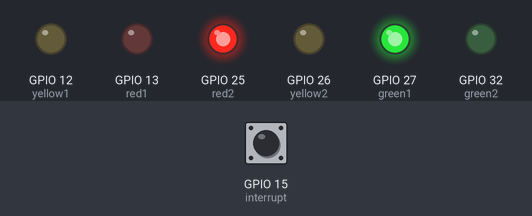
A sketch run on a simulated ESP32. On the bench: output pins drawn as LEDs (lit = HIGH). The inputs (shaded band) are chosen by the test bench; at power-on: GPIO 15 (interrupt) HIGH.

Above: at 4.3 s.
4.4 s: GPIO 15 (interrupt) pulled LOW for 1 s
At 10.0 s:
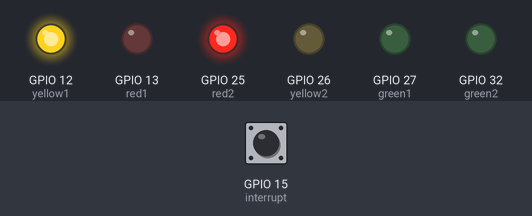
At 12.7 s:
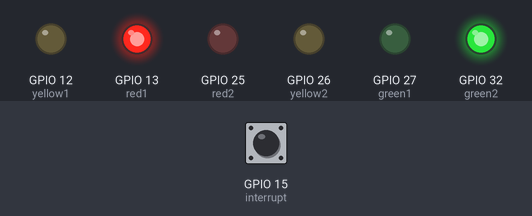
Timing chart, 0 to 18.9 s (numbered marks = the images above; inputs shaded):
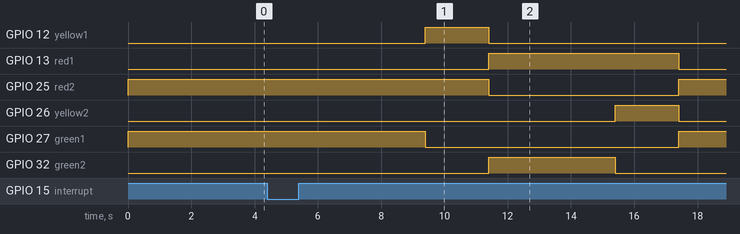

Measured:
- after the input at 4.4 s, GPIO 12 (yellow1): LOW → HIGH after 5.0 s, → LOW 2.0 s later; GPIO 13 (red1): LOW → HIGH after 7.0 s, → LOW 6.0 s later; GPIO 25 (red2): HIGH → LOW after 7.0 s, → HIGH 6.0 s later; GPIO 26 (yellow2): LOW → HIGH after 11.0 s, → LOW 2.0 s later; GPIO 27 (green1): HIGH → LOW after 5.0 s, → HIGH 8.0 s later

The sketch:

traffic3.ino
```cpp
//define variables for the pins of led's:
#define red1 13
#define yellow1 12
#define green1 27
#define red2 25
#define yellow2 26
#define green2 32

//define delays:
#define d 10000
#define yellowLight 3000
//define interrupt pin:
#define interrupt 15 //button


static hw_timer_t* timer = NULL;
static unsigned long count = 0;

void IRAM_ATTR timerISR ( void ) {
  //when count == 1 that means 2 seconds have passed after isr was triggered:
  if (count == 1) {
    //change lights------------------------------------------
    digitalWrite( green1, LOW );  //turn off green1
    digitalWrite( yellow1, HIGH);  //turn on yellow1

    //pause for yellow -----------------------------
  }
  //when count == 2 that means 4 seconds have passed after isr was triggered:
  else if (count == 2) {
    //change lights------------------------------------------
    digitalWrite( yellow1, LOW );  //turn off yellow1
    digitalWrite( red1, HIGH );  //turn on red1
    digitalWrite( red2, LOW );  //turn off red2
    digitalWrite( green2, HIGH );  //turn on green2

    //pause to let cars pass for a bit-----------------------
  }
  //when count == 4 that means 8 seconds have passed after isr was triggered:
  else if (count == 4) {
    //change lights------------------------------------------
    digitalWrite( green2, LOW );  //turn off green2
    digitalWrite( yellow2, HIGH );  //turn on yellow2

    //pause for yellow -----------------------------
  }
  //when count == 5 that means 10 seconds have passed after isr was triggered:
  else if (count == 5) {
    //change lights------------------------------------------
    digitalWrite( yellow2, LOW );  //turn off yellow2
    digitalWrite( red2, HIGH );  //turn on red2
    digitalWrite( red1, LOW);  //turn off red1
    digitalWrite( green1, HIGH);  //turn on green1

    //pause to let cars pass for a bit-----------------------
  }
  ++count;  //increment count every 2 seconds
  //when count == 8 that means 16 seconds have passed after isr was triggered:
  if (count == 8) {
    count = 0;  //reset count
    timerStop(timer);  //stop timer after full sequence
  }
}

void setup() {
  Serial.begin( 115200 );

  pinMode (red1, OUTPUT );  //set up 1st red light
  pinMode (yellow1, OUTPUT );  //set up 1st yellow light
  pinMode (green1, OUTPUT );  //set up 1st green light
  pinMode (red2, OUTPUT );  //set up 2nd red light
  pinMode (yellow2, OUTPUT );  //set up 2nd yellow light
  pinMode (green2, OUTPUT );  //set up 2nd green light
  //initialize cross light1 to green and cross light 2 to red
  //cross light1:
  digitalWrite( red1, LOW);
  digitalWrite( yellow1, LOW);
  digitalWrite( green1, HIGH);
  //cross light2:
  digitalWrite( red2, HIGH);
  digitalWrite( yellow2, LOW);
  digitalWrite( green2, LOW);

  //setup interrupt:
  pinMode( interrupt, INPUT_PULLUP );
  attachInterrupt( digitalPinToInterrupt(interrupt), isr, HIGH );

  //setup timer interrupt:
  timer = timerBegin( 0, 80, true );
  timerAttachInterrupt( timer, &timerISR, true );
  timerAlarmWrite( timer, 2000000, true );

}

void loop() {
}

void isr () {
  //when the button is pressed:
  timerAlarmEnable( timer );  //start timer
  timerRestart(timer);  //restart timer

}
```
